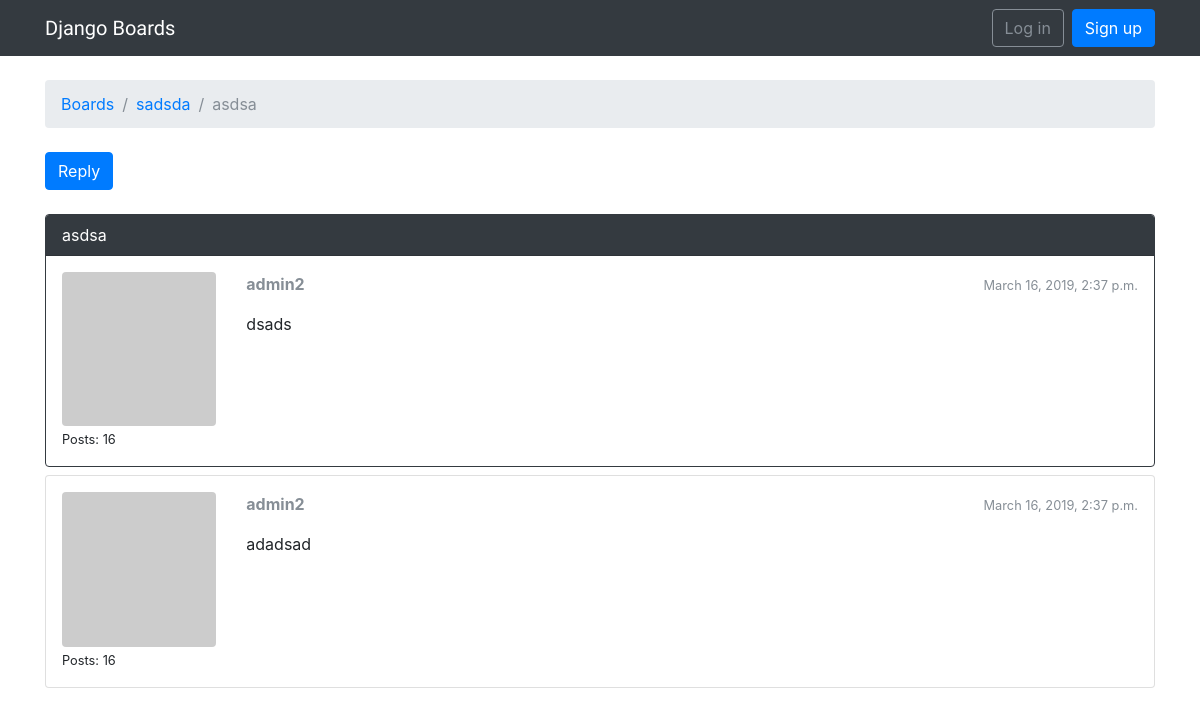
Page /boards/2/topics/104/ on the committed database.
### boards/models.py (models this page shows, shortened)
class Topic(models.Model):
    subject = models.CharField(max_length=255)
    last_updated = models.DateTimeField(auto_now_add=True)
    board = models.ForeignKey(Board, related_name='topics', on_delete=models.CASCADE,)
    starter = models.ForeignKey(User, related_name='topics', on_delete=models.CASCADE,)
    views = models.PositiveIntegerField(default=0)

class Board(models.Model):
    name = models.CharField(max_length=30, unique=True)
    description = models.CharField(max_length=100)

class Post(models.Model):
    message = models.TextField(max_length=4000)
    topic = models.ForeignKey(Topic, related_name='posts', on_delete=models.CASCADE,)
    created_at = models.DateTimeField(auto_now_add=True)
    updated_at = models.DateTimeField(null=True)
    created_by = models.ForeignKey(User, related_name='posts', on_delete=models.CASCADE,)
    updated_by = models.ForeignKey(User, null=True, related_name='+', on_delete=models.CASCADE,)
    def get_message_as_markdown(self):
        return mark_safe(markdown(self.message, safe_mode='escape'))

### boards/views.py (the view)
# urls.py: url(r'^boards/(?P<pk>\d+)/topics/(?P<topic_pk>\d+)/$', views.PostListView.as_view(), name='topic_posts'),
class PostListView(ListView):
    model = Post
    context_object_name = 'posts'
    template_name = 'topic_posts.html'
    paginate_by = 20
    def get_context_data(self, **kwargs):
        session_key = 'viewed_topic_{}'.format(self.topic.pk)
        if not self.request.session.get(session_key, False):
            self.topic.views += 1
            self.topic.save()
            self.request.session[session_key] = True
        kwargs['topic'] = self.topic
        return super().get_context_data(**kwargs)
    def get_queryset(self):
        self.topic = get_object_or_404(Topic, board__pk=self.kwargs.get('pk'), pk=self.kwargs.get('topic_pk'))
        queryset = self.topic.posts.order_by('created_at')
        return queryset

### boards/templatetags/gravatar.py (called while the page is built)
@register.filter
def gravatar(user):
    email = user.email.lower().encode('utf-8')
    default = 'mm'
    size = 256
    url = 'https://www.gravatar.com/avatar/{md5}?{params}'.format(
        md5=hashlib.md5(email).hexdigest(),
        params=urlencode({'d': default, 's': str(size)})
    )
    return url

### templates/topic_posts.html (shortened to what this page needs)
{% extends 'base.html' %}
{% load gravatar %}
{% block breadcrumb %}
  <li class="breadcrumb-item"><a href="{% url 'home' %}">Boards</a></li>
  <li class="breadcrumb-item"><a href="{% url 'board_topics' topic.board.pk %}">{{ topic.board.name }}</a></li>
  <li class="breadcrumb-item active">{{ topic.subject }}</li>
{% endblock %}
{% block content %}
  <div class="mb-4">
    <a href="{% url 'reply_topic' topic.board.pk topic.pk %}" class="btn btn-primary" role="button">Reply</a>
  </div>
  {% for post in posts %}
    <div id="{{ post.pk }}" class="card {% if forloop.last %}mb-4{% else %}mb-2{% endif %} {% if forloop.first %}border-dark{% endif %}">
      {% if forloop.first %}
        <div class="card-header text-white bg-dark py-2 px-3">{{ topic.subject }}</div>
      {% endif %}
      <div class="card-body p-3">
        <div class="row">
          <div class="col-2">
            <img src="{{ post.created_by|gravatar }}" alt="{{ post.created_by.username }}" class="w-100 rounded">
            <small>Posts: {{ post.created_by.posts.count }}</small>
          </div>
          <div class="col-10">
            <div class="row mb-3">
              <div class="col-6">
                <strong class="text-muted">{{ post.created_by.username }}</strong>
              </div>
              <div class="col-6 text-right">
                <small class="text-muted">{{ post.created_at }}</small>
              </div>
            </div>
            {{ post.get_message_as_markdown }}
          </div>
        </div>
      </div>
    </div>
  {% endfor %}
{% endblock %}

### rows in the picture
Topic: board.name "sadsda", subject "asdsa"
Post: created_by.posts.count "16", created_by.username "admin2", created_at "March 16, 2019, 2:37 p.m.", get_message_as_markdown "dsads"
Post: created_by.posts.count "16", created_by.username "admin2", created_at "March 16, 2019, 2:37 p.m.", get_message_as_markdown "adadsad"
